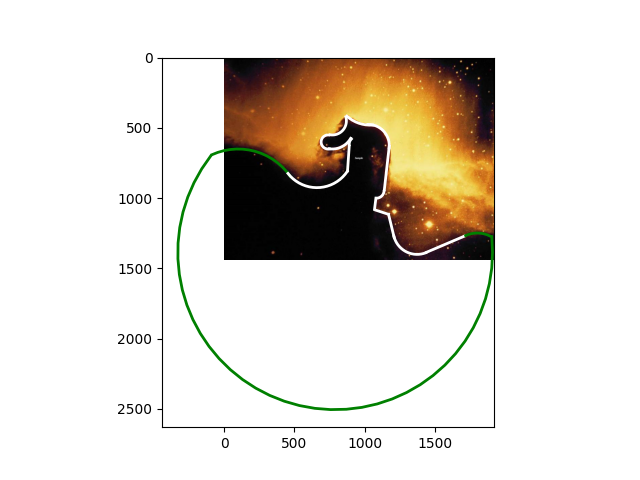

The script that saved this image:
import matplotlib.pyplot as plt
import numpy as np

becgraund='Horse.jpg'
img = plt.imread(becgraund)
plt.imshow(img, zorder=0)


def circle(R, x0, y0, t0, t1):
    t=np.arange(t0, t1, 0.1)
    x = R * np.cos(t)+x0
    y = R * np.sin(t)+y0
    return x, y

def parab(a, b, c, x0, x1, y0):
    x = np.arange(x0, x1, 0.1)
    y = (a*x)**2+b*x+c+y0
    return x, y


coords = circle(450, 100, 1100, -2, -0.5)
plt.plot(coords[0], coords[1], lw=2, color='g', zorder=1)


coords_1 = circle(260, 660, 665, -5.7, -3.8)
plt.plot(coords_1[0], coords_1[1], lw=2, color='w', zorder=1)

plt.plot([878, 890], [805, 630], lw=2, color='w', zorder=1)

coords_3 = circle(50, 940, 615, 3.05, 4.05)
plt.plot(coords_3[0], coords_3[1], lw=2, color='w', zorder=1)

coords_4 = circle(150, 770, 500, 6.8, 8)
plt.plot(coords_4[0], coords_4[1], lw=2, color='w', zorder=1)

coords_5 = circle(50, 740, 600, 1.4, 4.9)
plt.plot(coords_5[0], coords_5[1], lw=2, color='w', zorder=1)

coords_6 = circle(100, 770, 450, 6, 8.1)
plt.plot(coords_6[0], coords_6[1], lw=2, color='w', zorder=1)

coords_7 = circle(250, 1040, 230, 1.5, 2.4)
plt.plot(coords_7[0], coords_7[1], lw=2, color='w', zorder=1)

coords_8 = circle(150, 1025, 625, 4.7, 6.5)
plt.plot(coords_8[0], coords_8[1], lw=2, color='w', zorder=1)

plt.plot([1175, 1140], [630, 940], lw=2, color='w', zorder=1)

coords_10 = circle(55, 1083, 945, 6.4, 7.9)
plt.plot(coords_10[0], coords_10[1], lw=2, color='w', zorder=1)

plt.plot([1080, 1070], [1000, 1080], lw=2, color='w', zorder=1)

plt.plot([1079, 1170], [1085, 1115], lw=2, color='w', zorder=1)

plt.plot([1170, 1210], [1115, 1280], lw=2, color='w', zorder=1)

coords_14 = circle(170, 1373, 1230, 1.2, 3)
plt.plot(coords_14[0], coords_14[1], lw=2, color='w', zorder=1)

plt.plot([1440, 1710], [1385, 1270], lw=2, color='w', zorder=1)

coords_16 = circle(200, 1802, 1448, -2, -1)
plt.plot(coords_16[0], coords_16[1], lw=2, color='g', zorder=1)

coords_17 = circle(1120, 790, 1385, -0.1, 3.9)
plt.plot(coords_17[0], coords_17[1], lw=2, color='g', zorder=1)
plt.savefig('horse.png')